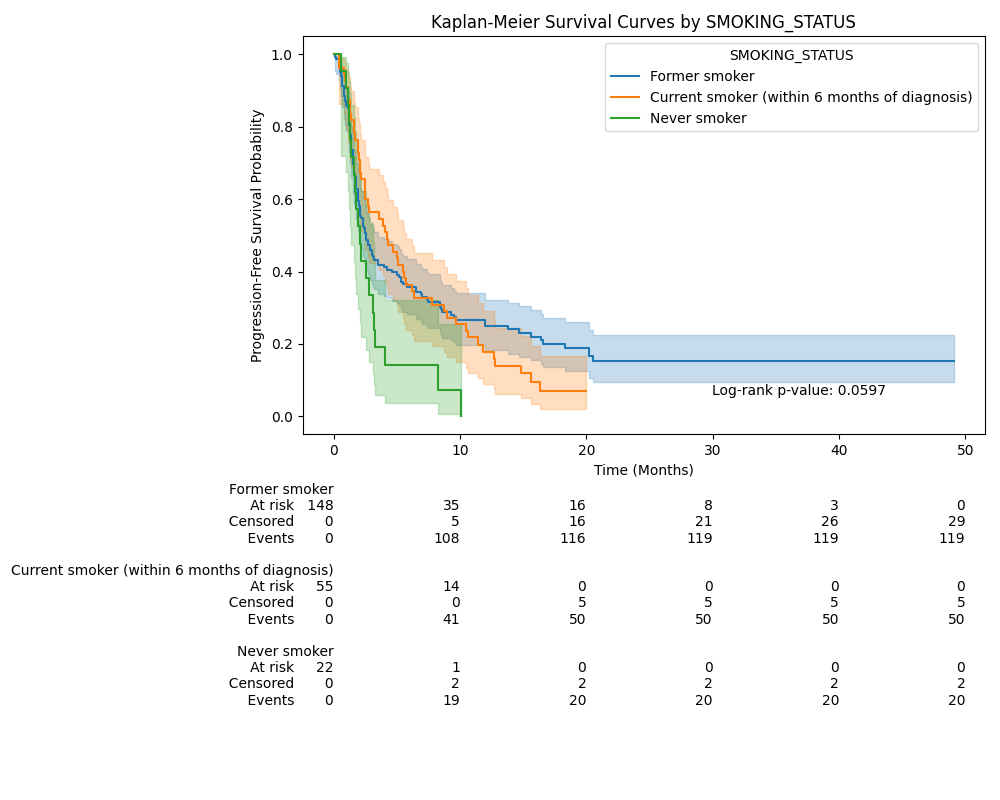
#> input picture km_plot_SMOKING_STATUS.png, 1000 x 800 px
$ python km_quad.py
#> lines starting #> are read from the running program, lines starting #| are printed output that depends on the picture
from PIL import Image
from PIL import ImageDraw, ImageFont

# Load the four images
image1 = Image.open('km_plot_SMOKING_STATUS.png')
#> image1 is the input picture: PIL image 1000x800 RGBA; mean R, G, B, A 247.2, 247.9, 247.2, 255
image2 = Image.open('km_plot_IMMUNOTHERAPY.png')
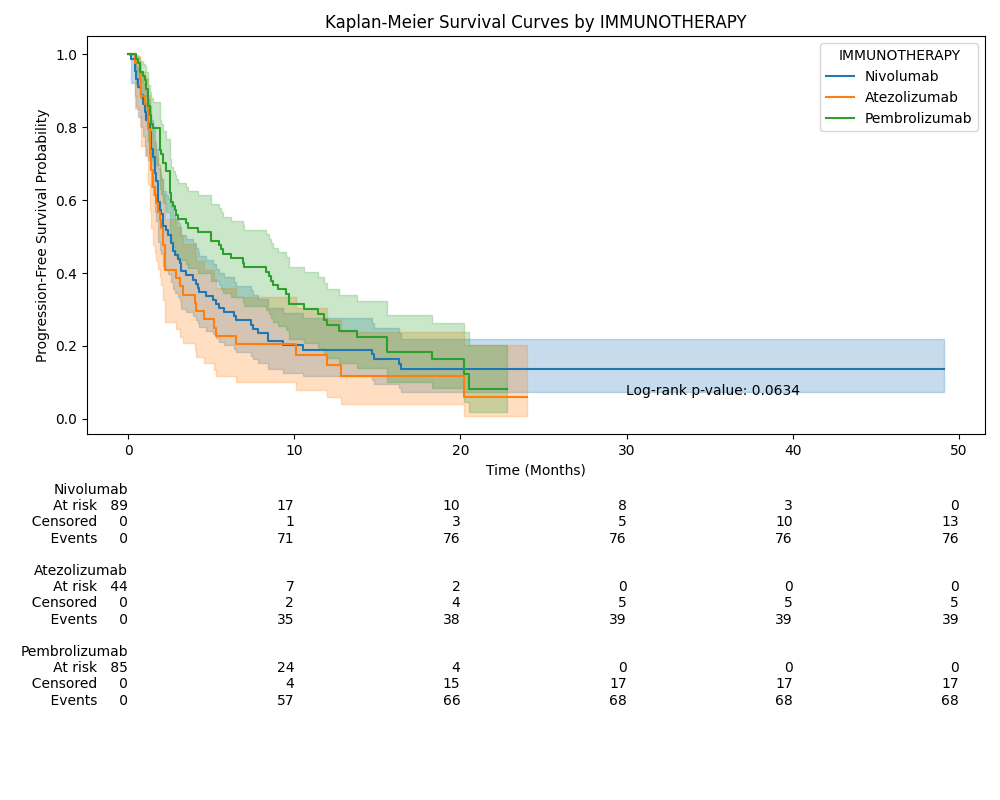
#> input picture km_plot_IMMUNOTHERAPY.png, 1000 x 800 px
#> image2 is the input picture: PIL image 1000x800 RGBA; mean R, G, B, A 245.7, 246.8, 245.4, 255
image3 = Image.open('km_plot_EGFR_DRIVER.png')
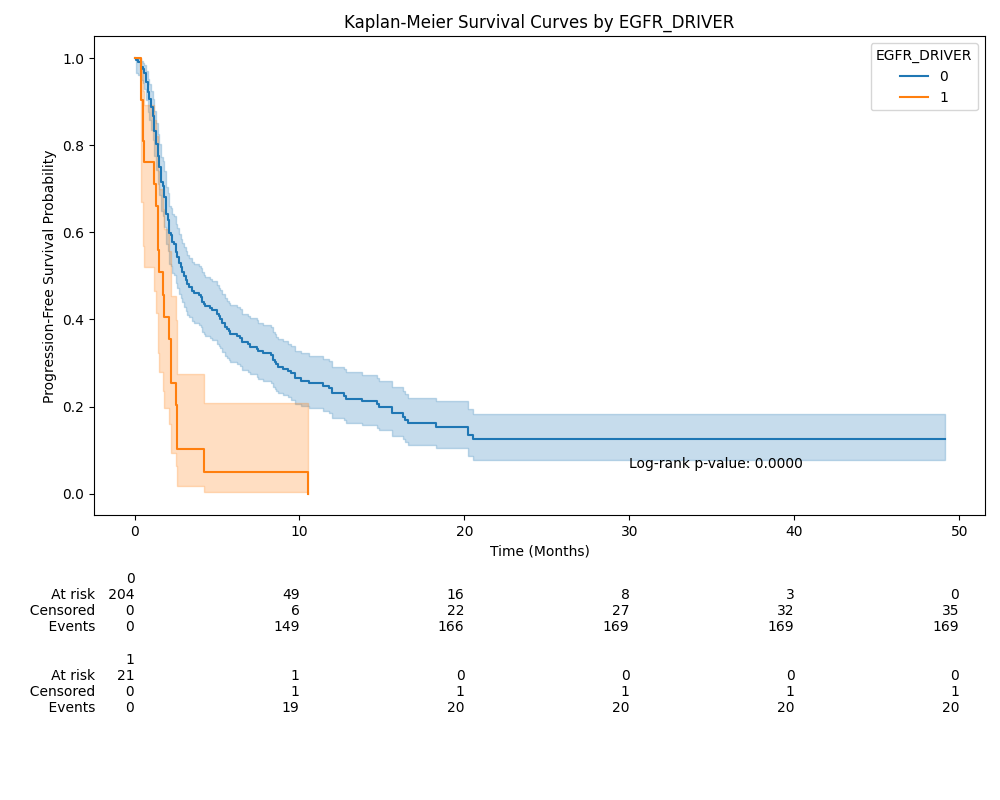
#> input picture km_plot_EGFR_DRIVER.png, 1000 x 800 px
#> image3 is the input picture: PIL image 1000x800 RGBA; mean R, G, B, A 248.4, 248.8, 249, 255
image4 = Image.open('km_plot_STK11_DRIVER.png')
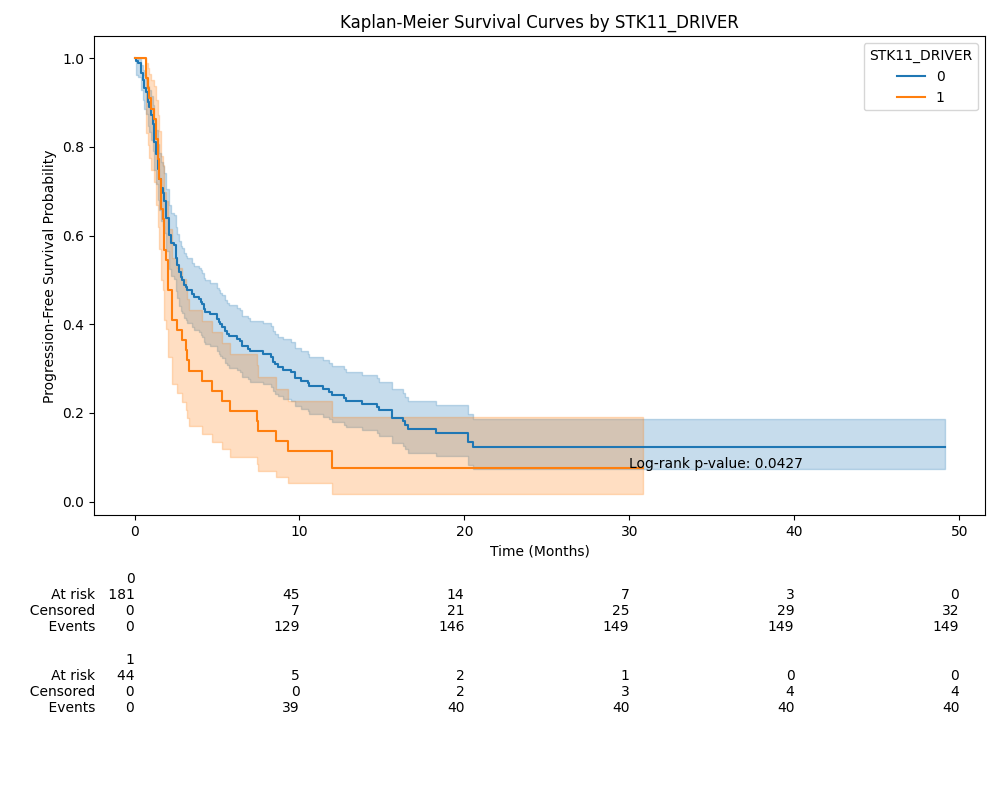
#> input picture km_plot_STK11_DRIVER.png, 1000 x 800 px
#> image4 is the input picture: PIL image 1000x800 RGBA; mean R, G, B, A 248.5, 247.8, 247, 255

# Determine the size of each image (assuming all images are the same size)
width, height = image1.size
#> width = 1000; height = 800

# Create a new blank image with dimensions to fit all four images in a 2x2 grid
new_image = Image.new('RGB', (width * 2, height * 2))
#> new_image: PIL image 2000x1600 RGB; every value is 0


"""# Load a font
try:
    font = ImageFont.truetype("/System/Library/Fonts/Helvetica.ttc", 40)
except IOError:
    font = ImageFont.load_default()

# Define labels and their positions
labels = ['A)', 'B)', 'C)', 'D)']
positions = [(20, 10), (width + 20, 10), (10, height + 10), (width + 10, height + 10)]
"""

new_image.paste(image1, (0, 0))
new_image.paste(image2, (width, 0))
new_image.paste(image3, (0, height))
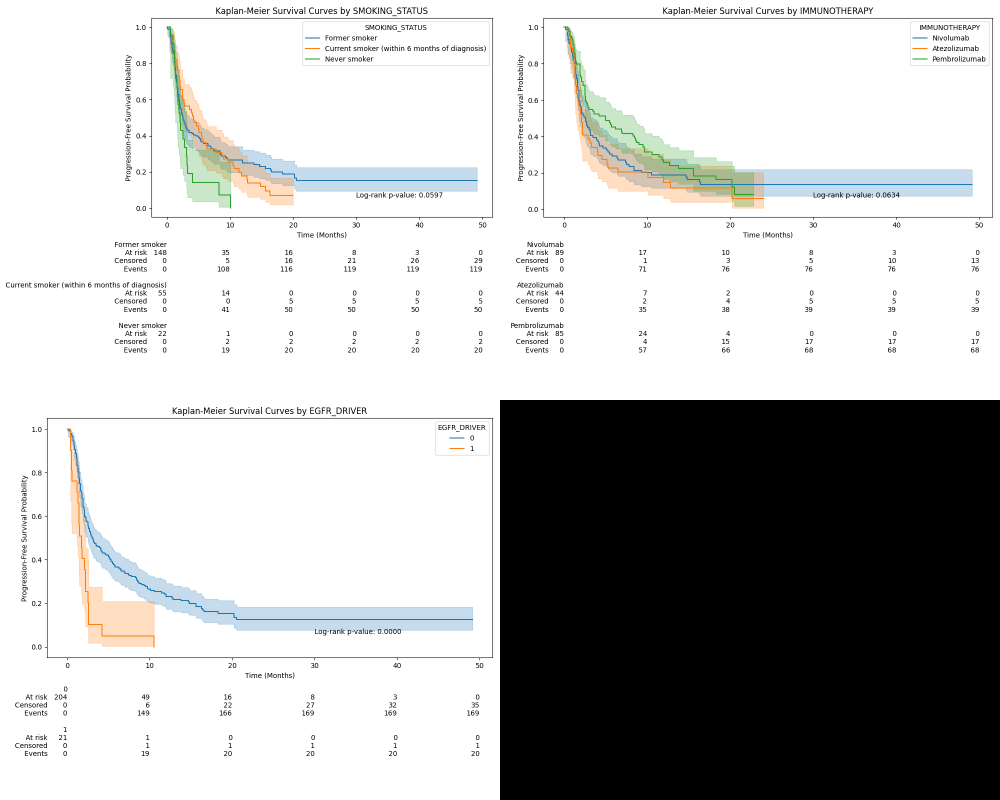
#> new_image: PIL image 2000x1600 RGB (shown at 1/2 size); mean R, G, B 185.3, 185.9, 185.4
new_image.paste(image4, (width, height))
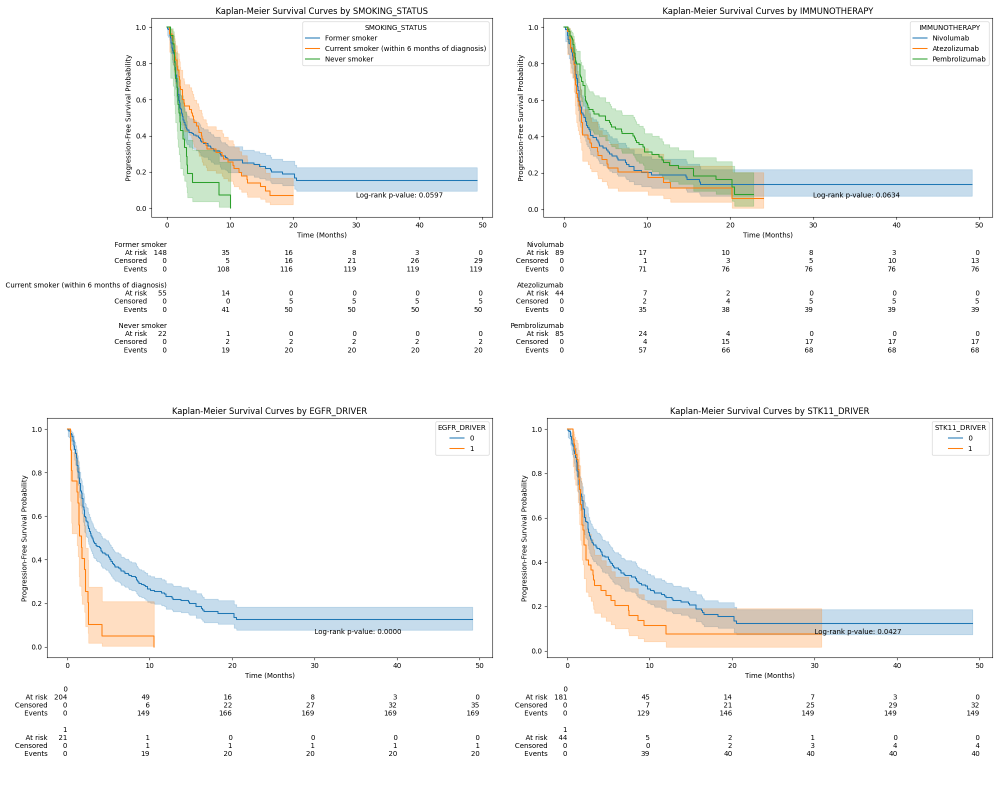
#> new_image: PIL image 2000x1600 RGB (shown at 1/2 size); mean R, G, B 247.5, 247.8, 247.1

# Save the resulting image
new_image.save('km_quad_SMOKE_IO_EGFR_STK11.png')
